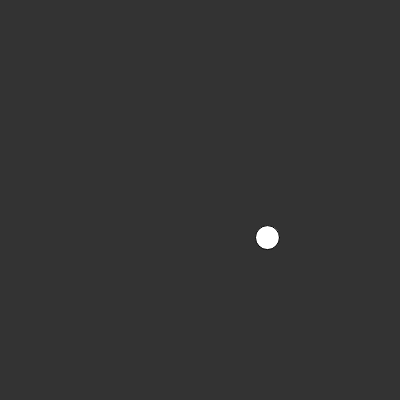
Frame 1 (no input)
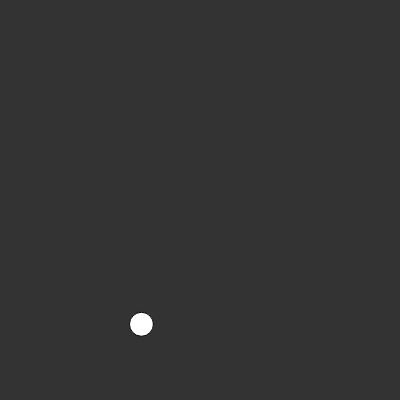
Frame 60 (no input)
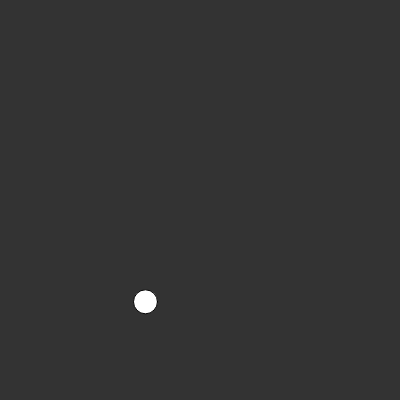
Frame 120 (the mouse pressed at the canvas centre since frame 60)

The p5.js sketch that drew these frames (run headless with seeded random() and noise() and a simulated clock; from frame 60 on, the mouse is pressed at the canvas centre):

// p5.js sketch
// ── sketch.js
let xOffset = 0;
let yOffset = 1000;

function setup() {
  createCanvas(400, 400);
}

function draw() {
  xOffset+=0.01;
  yOffset+=0.01;
  const x = noise(xOffset) * width;
  const y = noise(yOffset) * height;
  background(51);
  ellipse(x, y, 24, 24);
}
